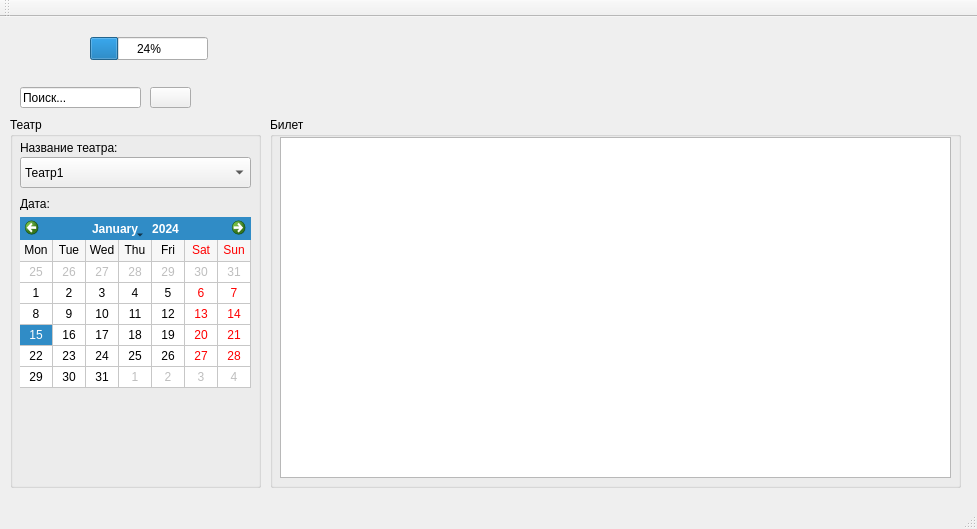
<?xml version="1.0" encoding="UTF-8"?>
<ui version="4.0">
 <class>MainWindow</class>
 <widget class="QMainWindow" name="MainWindow">
  <property name="geometry">
   <rect>
    <x>0</x>
    <y>0</y>
    <width>977</width>
    <height>529</height>
   </rect>
  </property>
  <property name="windowTitle">
   <string>ВТеатр</string>
  </property>
  <widget class="QWidget" name="centralWidget">
   <widget class="QGroupBox" name="groupBoxOption">
    <property name="geometry">
     <rect>
      <x>10</x>
      <y>100</y>
      <width>251</width>
      <height>371</height>
     </rect>
    </property>
    <property name="title">
     <string>Театр</string>
    </property>
    <widget class="QComboBox" name="comboBoxTheaterChoice">
     <property name="geometry">
      <rect>
       <x>10</x>
       <y>40</y>
       <width>231</width>
       <height>31</height>
      </rect>
     </property>
     <property name="editable">
      <bool>false</bool>
     </property>
     <property name="currentText">
      <string>Театр1</string>
     </property>
     <item>
      <property name="text">
       <string>Театр1</string>
      </property>
     </item>
     <item>
      <property name="text">
       <string>Театр2</string>
      </property>
     </item>
     <item>
      <property name="text">
       <string>Театр3</string>
      </property>
     </item>
     <item>
      <property name="text">
       <string>Театр4</string>
      </property>
     </item>
    </widget>
    <widget class="QLabel" name="labelTheaterName">
     <property name="geometry">
      <rect>
       <x>10</x>
       <y>20</y>
       <width>111</width>
       <height>21</height>
      </rect>
     </property>
     <property name="text">
      <string>Название театра:</string>
     </property>
    </widget>
    <widget class="QLabel" name="label">
     <property name="geometry">
      <rect>
       <x>10</x>
       <y>80</y>
       <width>46</width>
       <height>13</height>
      </rect>
     </property>
     <property name="text">
      <string>Дата:</string>
     </property>
    </widget>
    <widget class="QCalendarWidget" name="calendarWidget">
     <property name="geometry">
      <rect>
       <x>10</x>
       <y>100</y>
       <width>231</width>
       <height>171</height>
      </rect>
     </property>
     <property name="gridVisible">
      <bool>true</bool>
     </property>
     <property name="selectionMode">
      <enum>QCalendarWidget::SingleSelection</enum>
     </property>
     <property name="verticalHeaderFormat">
      <enum>QCalendarWidget::NoVerticalHeader</enum>
     </property>
     <property name="navigationBarVisible">
      <bool>true</bool>
     </property>
     <property name="dateEditEnabled">
      <bool>true</bool>
     </property>
    </widget>
   </widget>
   <widget class="QGroupBox" name="groupBoxMainSpace">
    <property name="geometry">
     <rect>
      <x>270</x>
      <y>100</y>
      <width>691</width>
      <height>371</height>
     </rect>
    </property>
    <property name="title">
     <string>Билет</string>
    </property>
    <widget class="QGraphicsView" name="graphicsView">
     <property name="geometry">
      <rect>
       <x>10</x>
       <y>20</y>
       <width>671</width>
       <height>341</height>
      </rect>
     </property>
    </widget>
   </widget>
   <widget class="QLineEdit" name="lineEdit">
    <property name="geometry">
     <rect>
      <x>20</x>
      <y>70</y>
      <width>121</width>
      <height>21</height>
     </rect>
    </property>
    <property name="text">
     <string>Поиск...</string>
    </property>
   </widget>
   <widget class="QPushButton" name="pushButton">
    <property name="geometry">
     <rect>
      <x>150</x>
      <y>70</y>
      <width>41</width>
      <height>21</height>
     </rect>
    </property>
    <property name="text">
     <string/>
    </property>
   </widget>
   <widget class="QProgressBar" name="progressBar">
    <property name="geometry">
     <rect>
      <x>90</x>
      <y>20</y>
      <width>118</width>
      <height>23</height>
     </rect>
    </property>
    <property name="value">
     <number>24</number>
    </property>
   </widget>
  </widget>
  <widget class="QMenuBar" name="menuBar">
   <property name="geometry">
    <rect>
     <x>0</x>
     <y>0</y>
     <width>977</width>
     <height>21</height>
    </rect>
   </property>
  </widget>
  <widget class="QToolBar" name="mainToolBar">
   <attribute name="toolBarArea">
    <enum>TopToolBarArea</enum>
   </attribute>
   <attribute name="toolBarBreak">
    <bool>false</bool>
   </attribute>
  </widget>
  <widget class="QStatusBar" name="statusBar"/>
 </widget>
 <layoutdefault spacing="6" margin="11"/>
 <resources/>
 <connections/>
</ui>
